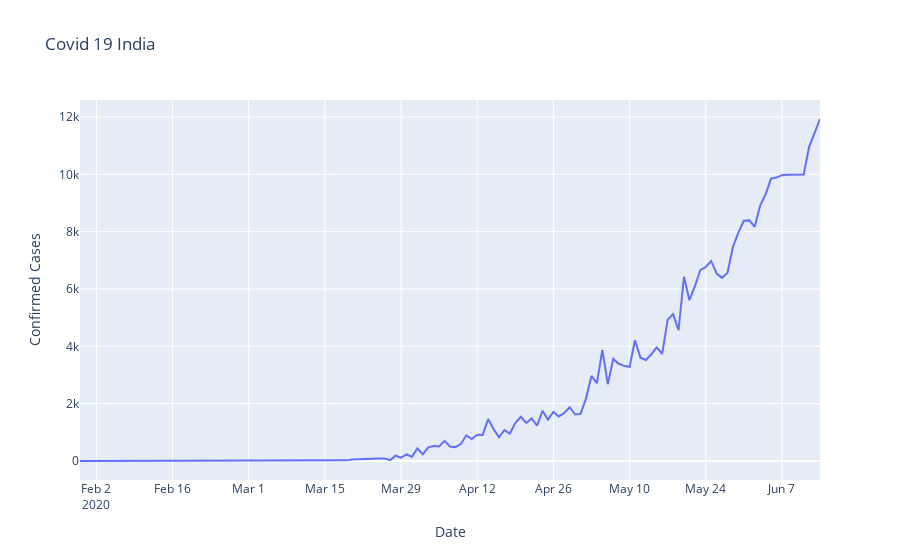

Here is the notebook cell this chart was saved with:
### Code cell
trace = go.Scatter(
    x = date,
    y = cases,
    mode = 'lines',
    name = 'Data'
)
layout = go.Layout(
    title = "Covid 19 India",
    xaxis = {'title' : "Date"},
    yaxis = {'title' : "Confirmed Cases"}
)
fig = go.Figure(data=[trace], layout=layout)
fig.show()

### Figure 1 — Plotly figure (JSON) as saved in the notebook; plotly's stock layout.template omitted (floating-point values rounded to 4 significant figures; data arrays with more than 128 entries replaced by an {"elided": "..."} marker saying what was removed)
{"data": [{"mode": "lines", "name": "Data", "type": "scatter", "x": {"elided": "137 str values"}, "y": {"elided": "137 int values"}}], "layout": {"title": {"text": "Covid 19 India"}, "xaxis": {"title": {"text": "Date"}}, "yaxis": {"title": {"text": "Confirmed Cases"}}}}
